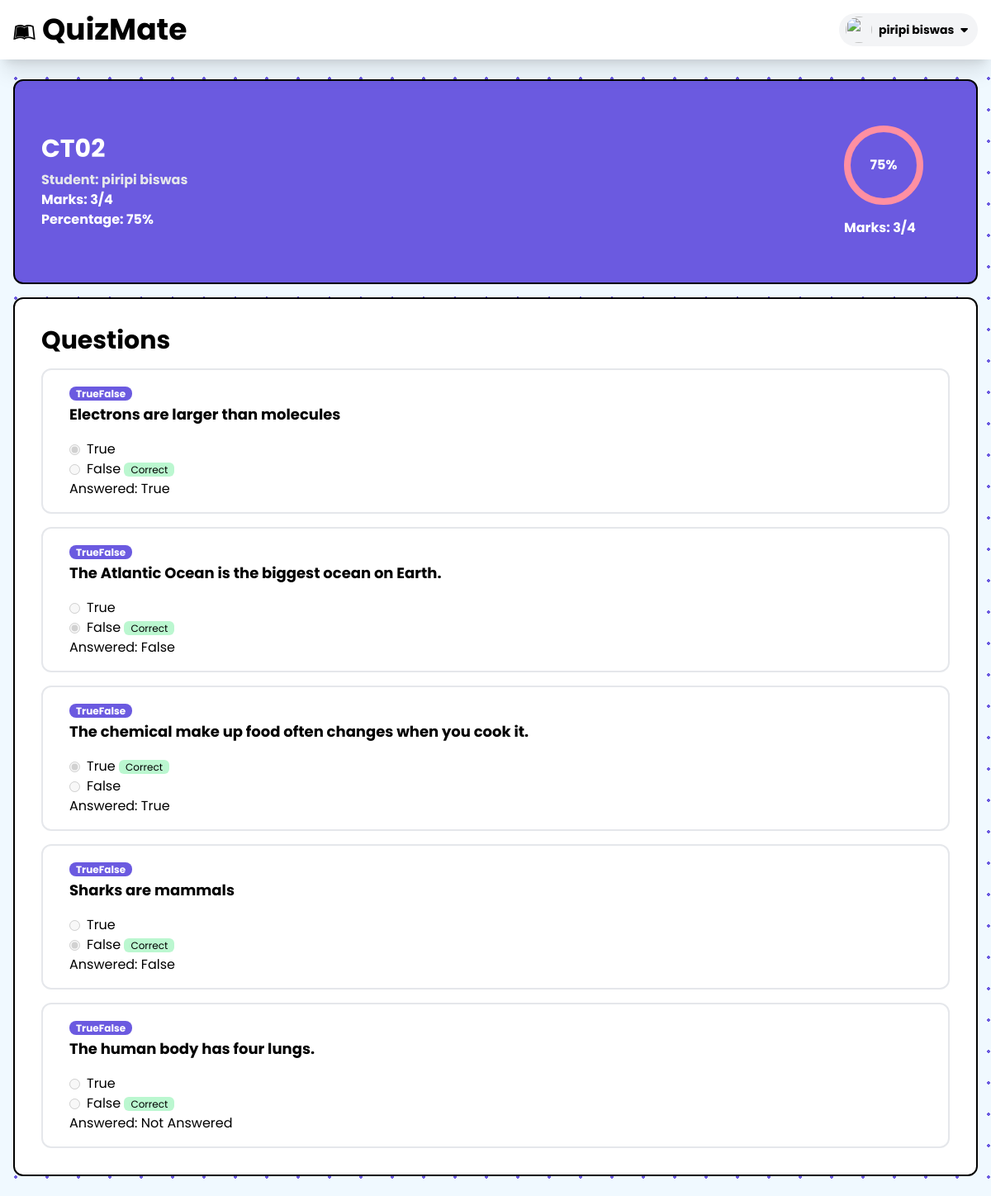
/home/exam/3/reportcard/6 (signed in), run on the app's committed database.
### exam/models.py (models this page shows, shortened)
class Exam(models.Model):
    classes = models.ForeignKey(Class, related_name='exams', on_delete=models.CASCADE)
    name = models.CharField(max_length=100)
    date = models.DateField(default=None)
    start_time = models.TimeField(default=None)
    duration = models.IntegerField(default=60, null=True, blank=True)
    instruction = models.TextField(null=True, blank=True)

class AnswerSheet(models.Model):
    STATUS_TYPE = (
        ('NOT_STARTED', 'NOT_STARTED'),
        ('STARTED', 'STARTED'),
        ('SUBMITTED', 'SUBMITTED'),
    )
    exam = models.ForeignKey(Exam, related_name='answer_sheets', on_delete=models.CASCADE)
    student = models.ForeignKey(settings.AUTH_USER_MODEL, related_name='answersheets', on_delete=models.CASCADE)
    status = models.CharField(max_length=100, choices=STATUS_TYPE, default='NOT_STARTED')
    mark = models.IntegerField(default=0, null=True, blank=True)
    total_marks = models.IntegerField(default=0, null=True, blank=True)
    percentage = models.IntegerField(default=0, null=True, blank=True)

class Answer(models.Model):
    answersheet = models.ForeignKey(AnswerSheet, related_name='answers', on_delete=models.CASCADE)
    question = models.ForeignKey('Question', related_name='answers', on_delete=models.CASCADE)
    answer = models.TextField()
    is_correct = models.BooleanField(default=False)
    mark = models.IntegerField(default=(1 if is_correct else 0))
    answered = models.BooleanField(default=False)

class Question(models.Model):
    exam = models.ForeignKey(Exam, related_name='questions', on_delete=models.CASCADE)
    QUESTION_TYPE = (
        ('SingleMCQ', 'SingleMCQ'),
        ('MultipleMCQ', 'MultipleMCQ'),
        ('TrueFalse', 'TrueFalse'),
        ('Subjective', 'Subjective'),
    )
    question = models.TextField()
    question_type = models.CharField(max_length=100, choices=QUESTION_TYPE)
    mark = models.IntegerField(default=1)
    options = models.ManyToManyField('Option', related_name='questions', blank=True)

class Option(models.Model):
    option = models.TextField()
    is_correct = models.BooleanField(default=False)

### exam/views.py (the view)
# urls.py: path('exam/<int:exam_id>/reportcard', reportcardView, name='reportcard'),
def reportcardView(request,exam_id, student_id=None):
    if request.user.id == Exam.objects.get(id=exam_id).classes.teacher.id and not student_id:
        exam = Exam.objects.get(id=exam_id)
        if AnswerSheet.objects.filter(student=request.user.id).exists():
            AnswerSheet.objects.filter(student = request.user.id).delete()
        answersheet = AnswerSheet.objects.filter(exam=exam)
        data = {"exam": exam, "answersheet": answersheet}
        return render (request, 'exam/reportcard.html', data)
    elif request.user.id == Exam.objects.get(id=exam_id).classes.teacher.id and student_id:
        student_id = student_id
    else:
        student_id = request.user.id
    student = User.objects.get(id=student_id)
    exam = Exam.objects.get(id=exam_id)
    questions = Question.objects.filter(exam=exam_id)
    if not AnswerSheet.objects.filter(exam=exam, student=student_id).exists():
        AnswerSheet.objects.create(exam=Exam.objects.get(id=exam_id), student=request.user, status="SUBMITTED")
    answersheet = AnswerSheet.objects.get(exam=exam, student=student_id)
    for question in questions:
        if not (Answer.objects.filter(answersheet=answersheet, question=question).exists()):
            Answer.objects.create(answersheet=answersheet, question=question, answer="Not Answered", mark=0, is_correct=False, answered=False)
    answersheet = AnswerSheet.objects.get(exam=exam, student=student_id)
    a = Answer.objects.filter(answersheet=answersheet)
    data = {"exam": exam, "answersheet": answersheet, "answers": a, "student": student}
    return render(request, 'exam/singlereportcard.html', data)

### templates/exam/singlereportcard.html (shortened to what this page needs)
{%extends "exam/base.html" %} {% load static %} {% block content %}
<div class="max-w-7xl mx-auto my-2 p-4">
    <div class="card bg-primary w-full rounded-xl text-white font-bold border-2 border-black flex justify-between items-center">
        <div class="px-8 py-16">
            <h1 class="text-3xl font-bold">{{exam.name}}</h1>
            <p class="text-md mt-1 text-gray-200">
                Student: {{student.first_name}} {{student.last_name}}
            </p>
            <p>
                Marks: {{answersheet.mark}}/{{answersheet.total_marks}}
            </p>
            <p>
                Percentage: {{answersheet.percentage}}%
            </p>
        </div>
        <div class="pr-16">
            <div class="mb-4 h-24 w-24 rounded-full border-8 border-tertiary flex flex-col items-center justify-center font-bold">
                <span>{{answersheet.percentage}}%</span>
            </div>
            <span>
                Marks: {{answersheet.mark}}/{{answersheet.total_marks}}
            </span>
        </div>
    </div>
    <div>
        <div class="card bg-white w-full rounded-xl mt-4 border-2 border-black">
            <div class="p-8">
                <div class="flex justify-between items-center">
                    <h1 class="text-3xl font-bold">Questions</h1>
                </div>
                <div class="mt-4">
                    {% for answer in answers %}
                    <div class="card bg-white w-full rounded-xl mt-4 border-2">
                        <div class="px-8 py-4">
                            <span class="mb-1 bg-primary text-white font-bold rounded-lg px-2 text-xs" id="qtype{{question.id}}">{{answer.question.question_type}}</span>
                            <div class="flex justify-start gap-8">
                                <h1 id="q{{question.id}}" class="text-lg font-bold prose prose-slate">{{answer.question.question | safe}}</h1>
                            </div>
                            <div class="mt-4">
                                <div class="flex flex-col">
                                    {% for option in answer.question.options.all %}
                                    <div class="flex items-center">
                                        {% if option.option == answer.answer %}
                                        <input
                                            type="radio"
                                            id="answer"
                                            class="mr-2 text-primary"
                                            disabled
                                            checked
                                        />
                                        {% else %}
                                        <input
                                            type="radio"
                                            id="answer"
                                            class="mr-2 text-primary"
                                            disabled
                                        />
                                        {% endif %}
                                        <label for="answer1"
                                            > <span class="{{question.id}}answer">{{option.option}}</span>
                                            {% if option.is_correct %}
                                            <span id="" class="text-xs px-2 rounded-md bg-green-200">Correct</span>
                                            {% endif %}
                                            </label
                                        >
                                    </div>
                                    {% endfor %}
                                    <p>Answered: {{answer.answer}}</p>
                                </div>
                            </div>
                        </div>
                    </div>
                        {% endfor %}
                </div>
            </div>
        </div>
    </div>
    </div>
    {%endblock%}

### templates/reusable/exam_header.html (shortened to what this page needs)
{% load static %}
<div class="sticky top-0 max-w-screen bg-white py-4 shadow-xl">
    <div class="max-w-7xl px-4 flex justify-between items-center mx-auto">
        <div>
            <a href="/home" class="text-xl md:text-2xl lg:text-4xl text-black font-bold" ><i class="text-2xl mr-2 fa fa-leanpub"></i>QuizMate</a>
        </div>
        <div class="relative ml-3">
            <div>
                <button
                    type="button"
                    class="flex max-w-xs items-center rounded-full bg-gray-100 py-1 px-2 gap-2 text-sm focus:outline-none focus:ring-2 focus:ring-white focus:ring-offset-2 focus:ring-offset-gray-800"
                    id="user-menu-button"
                    aria-expanded="false"
                    aria-haspopup="true"
                    onclick="profileheaderModal()"
                >
                    <img
                        class="h-8 w-8 rounded-full"
                        src="https://www.clipartmax.com/png/middle/171-1717870_stockvader-predicted-cron-for-may-user-profile-icon-png.png"
                        alt=""
                    />
                    <p>
                        {% if request.user.first_name != "" %}
                        <span class="font-bold">
                            {{request.user.first_name}}
                            {{request.user.last_name}}
                        </span>
                        {% else %}
                        <span class="font-bold">{{request.user.username}}</span>
                        {% endif %}
                    </p>
                    <i class="fa-solid fa-caret-down mr-1"></i>
                </button>
            </div>
        </div>
    </div>
</div>

### static/exam/base.css (style rules this page uses)
.polkabg { background-image: radial-gradient( #6b5ae0 1.6500000000000001px, #f0f9ff 1.6500000000000001px ); background-size: 38px 38px; }

### data on the page
Exam: name "CT02"
AnswerSheet: mark "3", total_marks "4", percentage "75"
Answer: question.question_type "TrueFalse", question.question "Electrons are larger than molecules", answer "True"
Option: option "True"
Option: option "False", is_correct "Correct"
Answer: question.question_type "TrueFalse", question.question "The Atlantic Ocean is the biggest ocean on Earth.", answer "False"
Option: option "True"
Option: option "False", is_correct "Correct"
Answer: question.question_type "TrueFalse", question.question "The chemical make up food often changes when you cook it.", answer "True"
Option: option "True", is_correct "Correct"
Option: option "False"
Answer: question.question_type "TrueFalse", question.question "Sharks are mammals", answer "False"
Option: option "True"
Option: option "False", is_correct "Correct"
Answer: question.question_type "TrueFalse", question.question "The human body has four lungs.", answer "Not Answered"
Option: option "True"
Option: option "False", is_correct "Correct"

### other printed values
{{ request.user.first_name }} "piripi"
{{ request.user.last_name }} "biswas"
{{ student.first_name }} "piripi"
{{ student.last_name }} "biswas"
